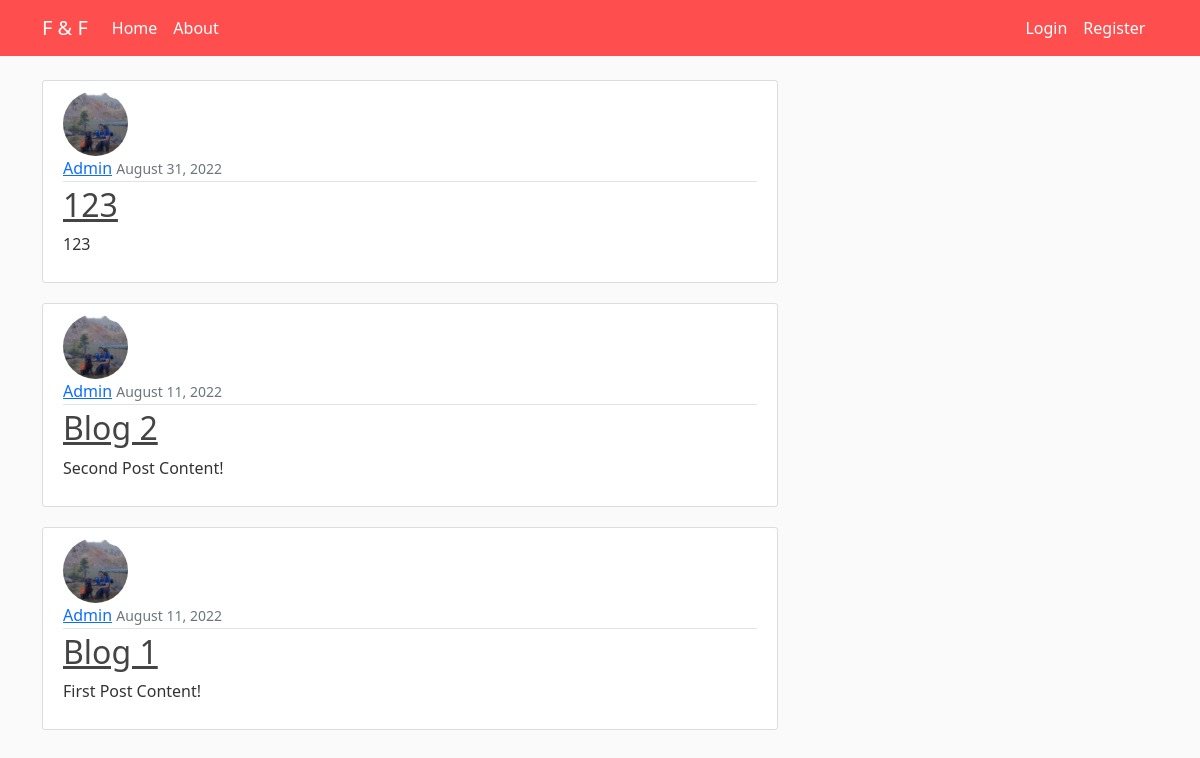
The app's page /, older data.
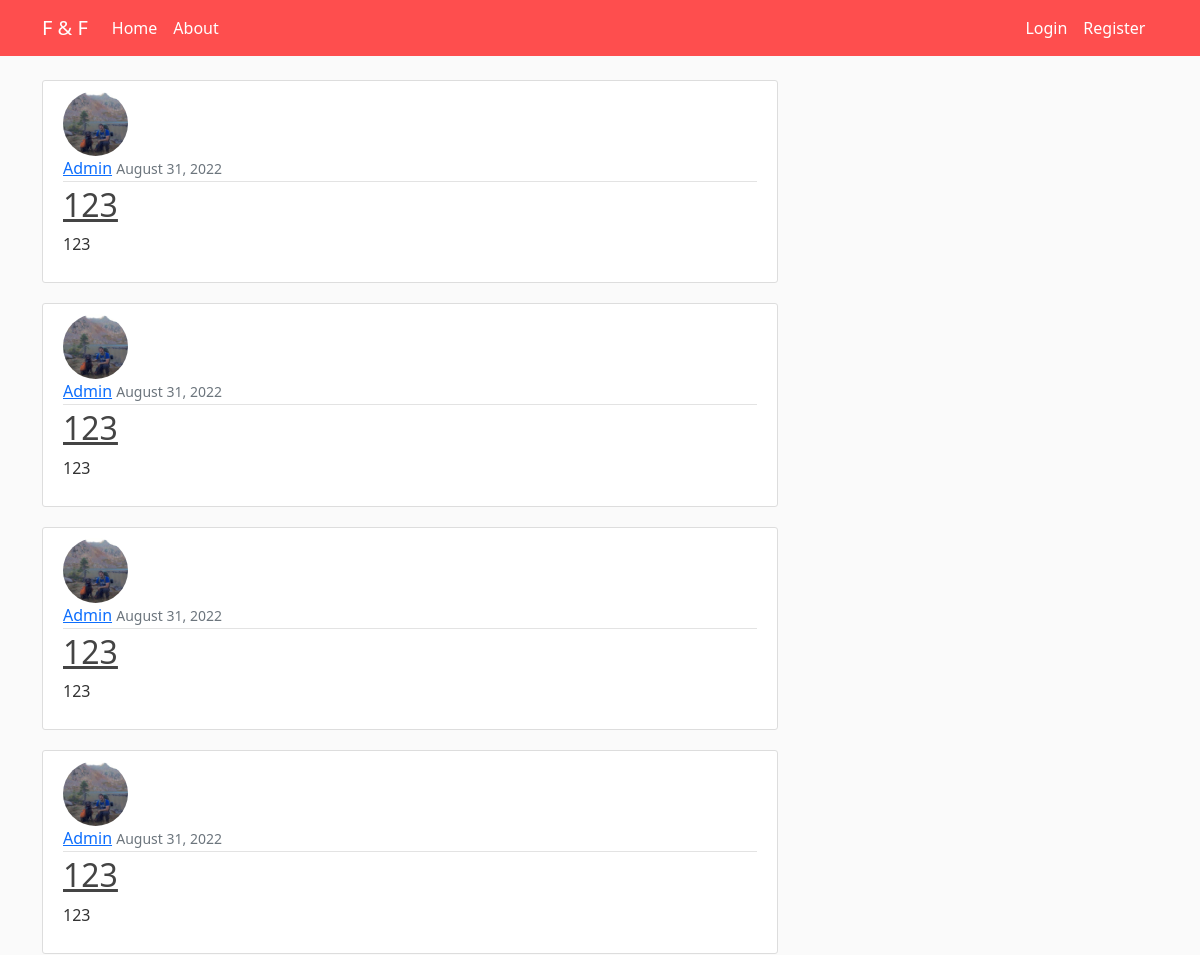
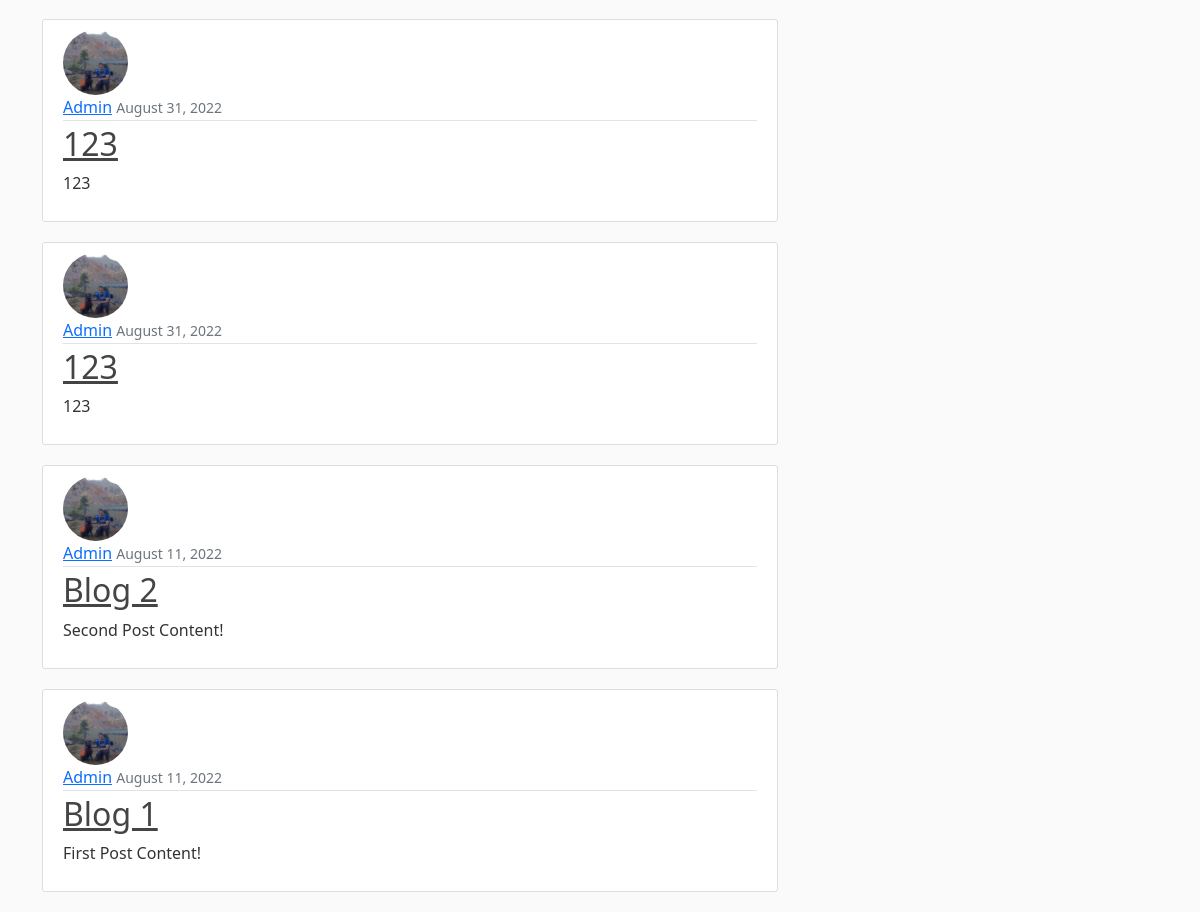
The same page, newer data (2 pictures, top to bottom).
### Imobil/models.py (models this page shows, shortened)
class Post(models.Model):
    title = models.CharField(max_length=100)
    content = models.TextField()
    date_posted = models.DateTimeField(default=timezone.now)
    author = models.ForeignKey(User, on_delete=models.CASCADE)

### users/models.py (models this page shows, shortened)
class Profile(models.Model):
    user = models.OneToOneField(User, on_delete=models.CASCADE)
    image = models.ImageField(default='default.jpg', upload_to='profile_pics')

### Imobil/views.py (the view)
# urls.py: path('', PostListView.as_view(), name='imobil-home'),
class PostListView(ListView):
    model = Post
    template_name = 'imobil/home.html'
    context_object_name = 'posts'
    ordering = ['-date_posted']

### Imobil/templates/Imobil/home.html
{% extends "Imobil/base.html" %}
{% block content %}
    {% for post in posts %}
    <article class="media content-section">
      <img class="rounded-circle article-img" src="{{ post.author.profile.image.url }}">
        <div class="media-body">
          <div class="article-metadata">
            <a class="mr-2" href="#">{{ post.author }}</a>
            <small class="text-muted">{{ post.date_posted|date:"F d, Y" }}</small>
          </div>
          <h2><a class="article-title" href="{% url 'imobil-detail' post.id %}">{{ post.title }}</a></h2>
          <p class="article-content">{{ post.content }}</p>
        </div>
      </article>
    {% endfor %}
{% endblock content %}

### Imobil/templates/Imobil/base.html (shortened to what this page needs)
{% load static %}
<!DOCTYPE html>
<html>
<head>
    <link href="https://cdn.jsdelivr.net/npm/bootstrap@5.0.2/dist/css/bootstrap.min.css" rel="stylesheet">
    <link rel="stylesheet" type="text/css" href="{% static 'Imobil/main.css' %}">
</head>
<body>
    <header class="site-header">
        <nav class="navbar navbar-expand-md navbar-dark bg-steel fixed-top">
          <div class="container">
            <a class="navbar-brand mr-4" href="{% url 'imobil-home' %}">F & F</a>
            <div class="collapse navbar-collapse" id="navbarToggle">
              <div class="nav navbar-nav mr-auto">
                <a class="nav-item nav-link" href="{% url 'imobil-home' %}">Home</a>
                <a class="nav-item nav-link" href="{% url 'imobil-about' %}">About</a>
              </div>
              <div class="navbar-nav" style="position: relative; left: 75%">
                {% if user.is_authenticated %}
                  <a class="nav-item nav-link" href="{% url 'imobil-create'%}">New Post</a>
                  <a class="nav-item nav-link" href="{% url 'profile'%}">Profile</a>
                  <a class="nav-item nav-link" href="{% url 'logout'%}">Logout</a>
                {%else%}
                  <a class="nav-item nav-link" href="{% url 'login'%}">Login</a>
                  <a class="nav-item nav-link" href="{% url 'register'%}">Register</a>
                {% endif %}
              </div>
            </div>
          </div>
        </nav>
    </header>
    <main role="main" class="container">
        <div class="row">
            <div class="col-md-8">
                {% block content %}{% endblock %}
            </div>
        </div>
    </main>
</body>
</html>

### Imobil/static/Imobil/main.css (style rules this page uses)
body { background: #fafafa; color: #333333; margin-top: 5rem; }
h1, h2, h3, h4, h5, h6 { color: #44444482; }
.bg-steel { background-color: #fe4e4e; }
.site-header .navbar-nav .nav-link { color: #ffffff; }
.content-section { background: #ffffff; padding: 10px 20px; border: 1px solid #dddddd; border-radius: 3px; margin-bottom: 20px; }
.article-title { color: #444444; }
.article-content { white-space: pre-line; }
.article-img { height: 65px; width: 65px; margin-right: 16px; }
.article-metadata { padding-bottom: 1px; margin-bottom: 4px; border-bottom: 1px solid #e3e3e3 }

Row changes from the older to the newer data that the page shows:
added Post: author.profile.image (picture), author "Admin", date_posted "August 31, 2022", title "123", content "123"
added Post: author.profile.image (picture), author "Admin", date_posted "August 31, 2022", title "123", content "123"
added Post: author.profile.image (picture), author "Admin", date_posted "August 31, 2022", title "123", content "123"
added Post: author.profile.image (picture), author "Admin", date_posted "August 31, 2022", title "123", content "123"
added Post: author.profile.image (picture), author "Admin", date_posted "August 31, 2022", title "123", content "123"
